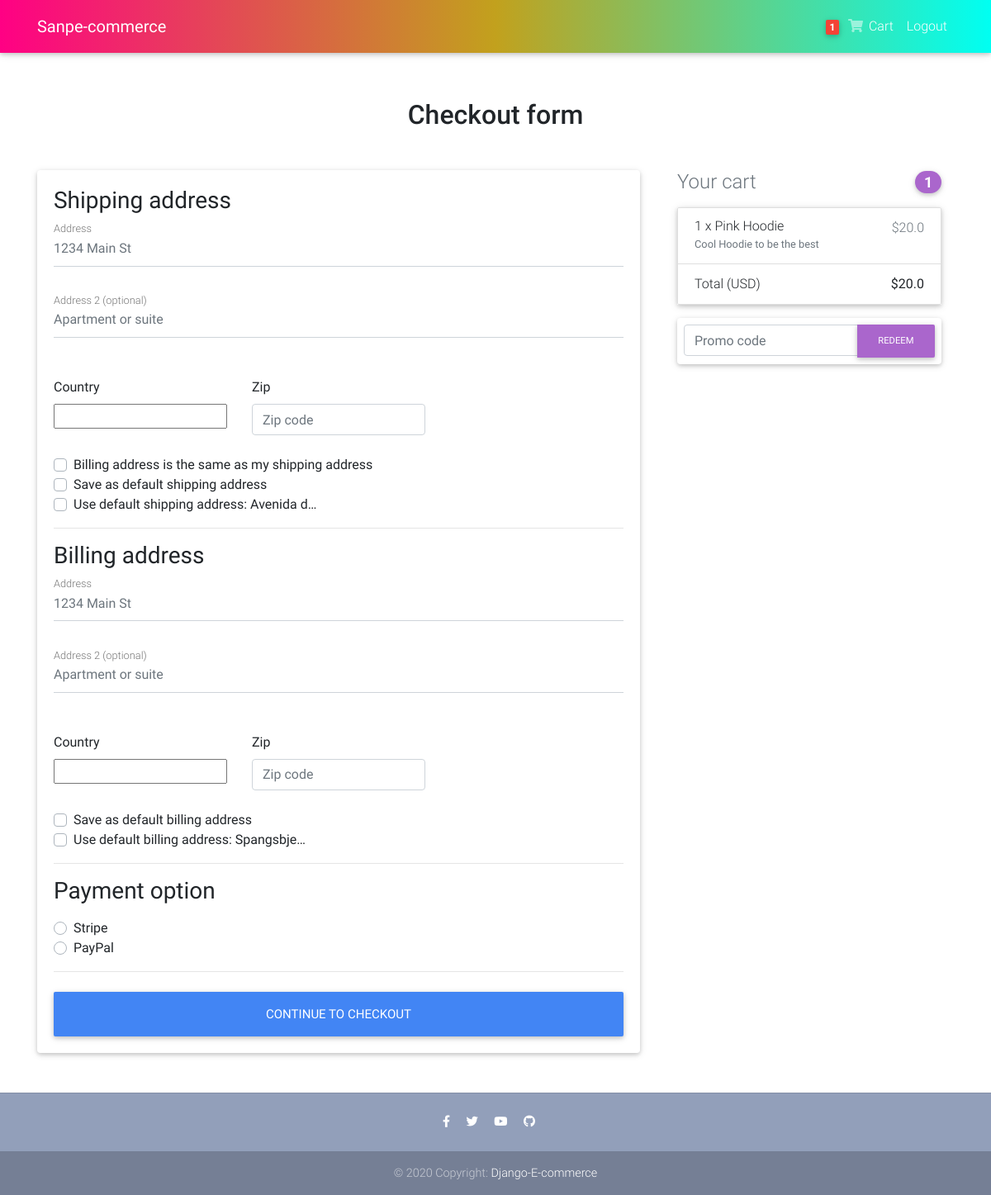
Before: /checkout/ (signed in) with the older database file.
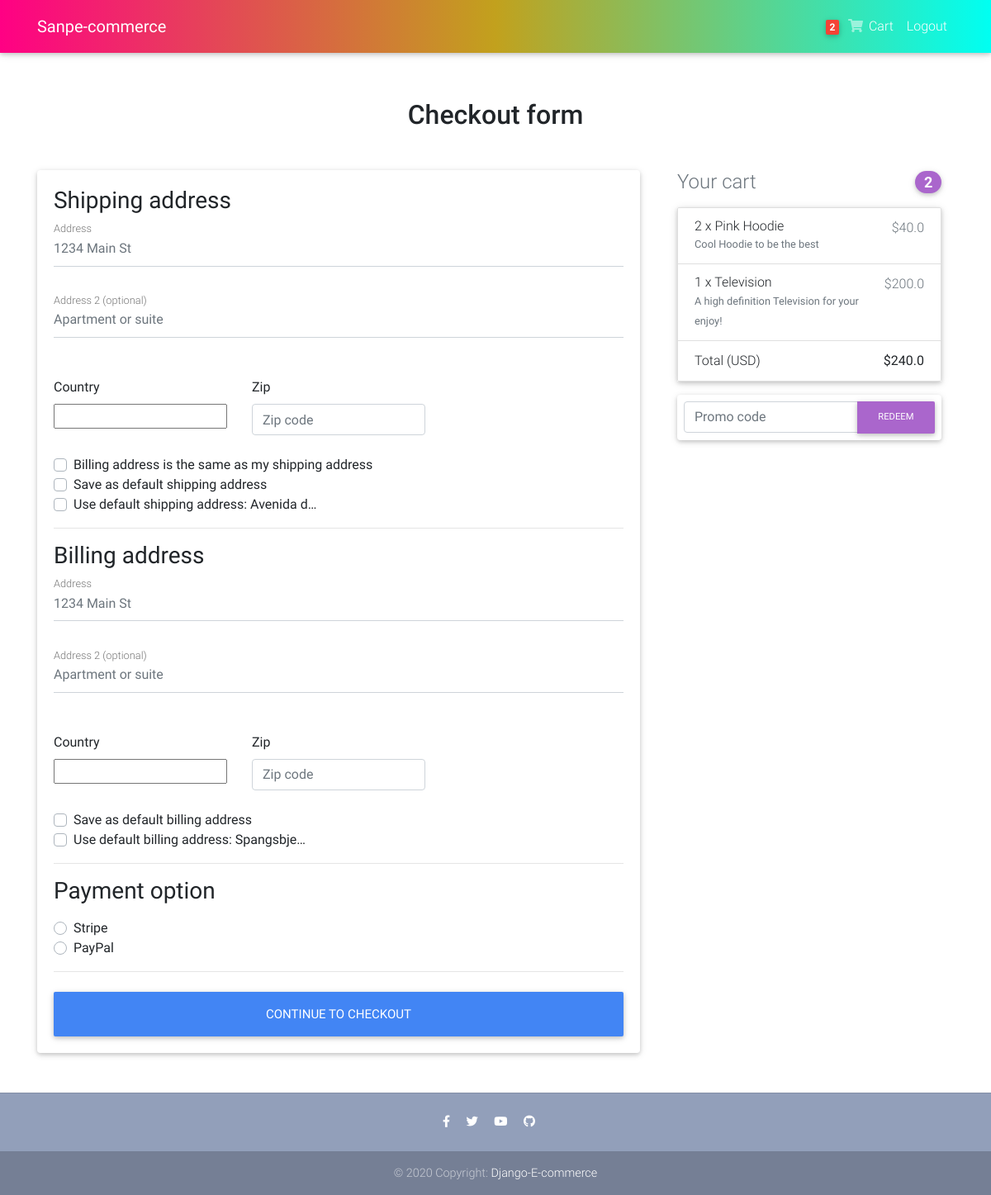
After: the same page with the newer database file.
### core/models.py (models this page shows, shortened)
class Order(models.Model):
    user = models.ForeignKey(settings.AUTH_USER_MODEL,
                             on_delete=models.CASCADE)
    ref_code = models.CharField(max_length=20, blank=True, null=True)
    items = models.ManyToManyField(OrderItem)
    start_date = models.DateTimeField(auto_now_add=True)
    ordered_date = models.DateTimeField()
    ordered = models.BooleanField(default=False)
    shipping_address = models.ForeignKey(
        'Address', related_name='shipping_address', on_delete=models.SET_NULL, blank=True, null=True)
    billing_address = models.ForeignKey(
        'Address', related_name='billing_address', on_delete=models.SET_NULL, blank=True, null=True)
    payment = models.ForeignKey(
        'Payment', on_delete=models.SET_NULL, blank=True, null=True)
    coupon = models.ForeignKey(
        'Coupon', on_delete=models.SET_NULL, blank=True, null=True)
    being_delivered = models.BooleanField(default=False)
    received = models.BooleanField(default=False)
    refund_requested = models.BooleanField(default=False)
    refund_granted = models.BooleanField(default=False)
    '''
    1. Item added to cart
    2. Adding a billing address
    (Failed checkout)
    3. Payment
    (Preprocessing, processing, packaging etc.)
    4. Being delivered
    5. Received
    6. Refunds
    '''
    def get_total(self):
        total = 0
        for order_item in self.items.all():
            total += order_item.get_final_price()
        if self.coupon:
            total -= self.coupon.amount
        return total

class OrderItem(models.Model):
    user = models.ForeignKey(settings.AUTH_USER_MODEL,
                             on_delete=models.CASCADE)
    ordered = models.BooleanField(default=False)
    item = models.ForeignKey(Item, on_delete=models.CASCADE)
    quantity = models.IntegerField(default=1)
    def get_total_discount_item_price(self):
        return self.quantity * self.item.discount_price
    def get_final_price(self):
        if self.item.discount_price:
            return self.get_total_discount_item_price()
        return self.get_total_item_price()

class Item(models.Model):
    title = models.CharField(max_length=100)
    price = models.FloatField()
    discount_price = models.FloatField(blank=True, null=True)
    category = models.CharField(choices=CATEGORY_CHOICES, max_length=2)
    label = models.CharField(choices=LABEL_CHOICES, max_length=1)
    slug = models.SlugField()
    description = models.TextField()
    image = models.ImageField()

### core/views.py (the view, shortened to what this page needs)
# urls.py: path('checkout/', CheckoutView.as_view(), name='checkout'),
class CheckoutView(View):
    def get(self, *args, **kwargs):
        try:
            order = Order.objects.get(user=self.request.user, ordered=False)
            form = CheckoutForm()
            context = {
                'form': form,
                'couponform': CouponForm(),
                'order': order,
                'DISPLAY_COUPON_FORM': True
            }
            shipping_address_qs = Address.objects.filter(
                user=self.request.user,
                address_type='S',
                default=True
            )
            if shipping_address_qs.exists():
                context.update(
                    {'default_shipping_address': shipping_address_qs[0]})
            billing_address_qs = Address.objects.filter(
                user=self.request.user,
                address_type='B',
                default=True
            )
            if billing_address_qs.exists():
                context.update(
                    {'default_billing_address': billing_address_qs[0]})
            return render(self.request, "checkout.html", context)
        except ObjectDoesNotExist:
            messages.info(self.request, "You do not have an active order")
            return redirect("core:checkout")

### core/forms.py
class CheckoutForm(forms.Form):
    shipping_address = forms.CharField(required=False)
    shipping_address2 = forms.CharField(required=False)
    shipping_country = CountryField(blank_label='(select country)').formfield(
        required=False,
        widget=CountrySelectWidget(attrs={
            'class': 'custom-select d-block w-100',
        }))
    shipping_zip = forms.CharField(required=False)
    billing_address = forms.CharField(required=False)
    billing_address2 = forms.CharField(required=False)
    billing_country = CountryField(blank_label='(select country)').formfield(
        required=False,
        widget=CountrySelectWidget(attrs={
            'class': 'custom-select d-block w-100',
        }))
    billing_zip = forms.CharField(required=False)
    same_billing_address = forms.BooleanField(required=False)
    set_default_shipping = forms.BooleanField(required=False)
    use_default_shipping = forms.BooleanField(required=False)
    set_default_billing = forms.BooleanField(required=False)
    use_default_billing = forms.BooleanField(required=False)
    payment_option = forms.ChoiceField(
        widget=forms.RadioSelect, choices=PAYMENT_CHOICES)

### templates/checkout.html (shortened to what the changed rows need)
{% extends "base.html" %}
{% load crispy_forms_tags %}
{% block content %}
  <main >
    <div class="container wow fadeIn">
      <h2 class="my-5 h2 text-center">Checkout form</h2>
      <div class="row">
        <div class="col-md-8 mb-4">
          <div class="card">
            <form method="POST" class="card-body">
              <div class="d-block my-3">
                {% for value, name in form.fields.payment_option.choices %}
                <div class="custom-control custom-radio">
                  <label class="custom-control-label" for="{{ name }}">{{ name }}</label>
                </div>
                {% endfor %}
              </div>
            </form>
          </div>
        </div>
        <div class="col-md-4 mb-4">
          {% include "order_snippet.html" %}
        </div>
      </div>
    </div>
  </main>
{% endblock content %}

### templates/navbar.html (shortened to what this page needs)
{% load cart_template_tags %}
<nav class="navbar fixed-top navbar-expand-lg scrolling-navbar navbar-custom">
  <div class="container">
    <a class="navbar-brand waves-effect" href="/">
      <strong class="white-text">Sanpe-commerce</strong>
    </a>
    <div class="collapse navbar-collapse" id="navbarSupportedContent">
      <ul class="navbar-nav nav-flex-icons">
        {% if request.user.is_authenticated %}
        <li class="nav-item">
          <a href="{% url 'core:order-summary' %}" class="nav-link waves-effect">
            <span class="badge red z-depth-1 mr-1 white-text"> {{ request.user|cart_item_count }} </span>
            <i class="fas fa-shopping-cart"></i>
            <span class="clearfix d-none d-sm-inline-block white-text"> Cart </span>
          </a>
        </li>
        <li class="nav-item">
          <a class="nav-link waves-effect" href="{% url 'account_logout' %}">
            <span class="clearfix d-none d-sm-inline-block white-text"> Logout </span>
          </a>
        </li>
        {% endif %}
      </ul>
    </div>
  </div>
</nav>

### templates/order_snippet.html (shortened to what this page needs)
<div class="col-md-12 mb-4">
    <h4 class="d-flex justify-content-between align-items-center mb-3">
    <span class="text-muted">Your cart</span>
    <span class="badge badge-secondary badge-pill">{{ order.items.count }}</span>
    </h4>
    <ul class="list-group mb-3 z-depth-1">
    {% for order_item in order.items.all %}
    <li class="list-group-item d-flex justify-content-between lh-condensed">
        <div>
        <h6 class="my-0">{{ order_item.quantity }} x {{ order_item.item.title}}</h6>
        <small class="text-muted">{{ order_item.item.description}}</small>
        </div>
        <span class="text-muted">${{ order_item.get_final_price }}</span>
    </li>
    {% endfor %}
    <li class="list-group-item d-flex justify-content-between">
        <span>Total (USD)</span>
        <strong>${{ order.get_total }}</strong>
    </li>
    </ul>
    {% if DISPLAY_COUPON_FORM %}
    <form class="card p-2" action="{% url 'core:add-coupon' %}" method="POST">
        <div class="input-group">
            {{ couponform.code }}
            <div class="input-group-append">
            <button class="btn btn-secondary btn-md waves-effect m-0" type="submit">Redeem</button>
            </div>
        </div>
    </form>
    {% endif %}
</div>

Changed rows visible on the page:
changed through a linked row, Order: items.count "1" → "2"; get_total "20.0" → "240.0"
changed OrderItem "Pink Hoodie": quantity "1" → "2"; get_final_price "20.0" → "40.0"
added OrderItem: quantity "1", item "Television", item.description "A high definition Television for your enjoy!", get_final_price "200.0"
Other visible differences:
{{ request.user|cart_item_count }}: "1" → "2"
